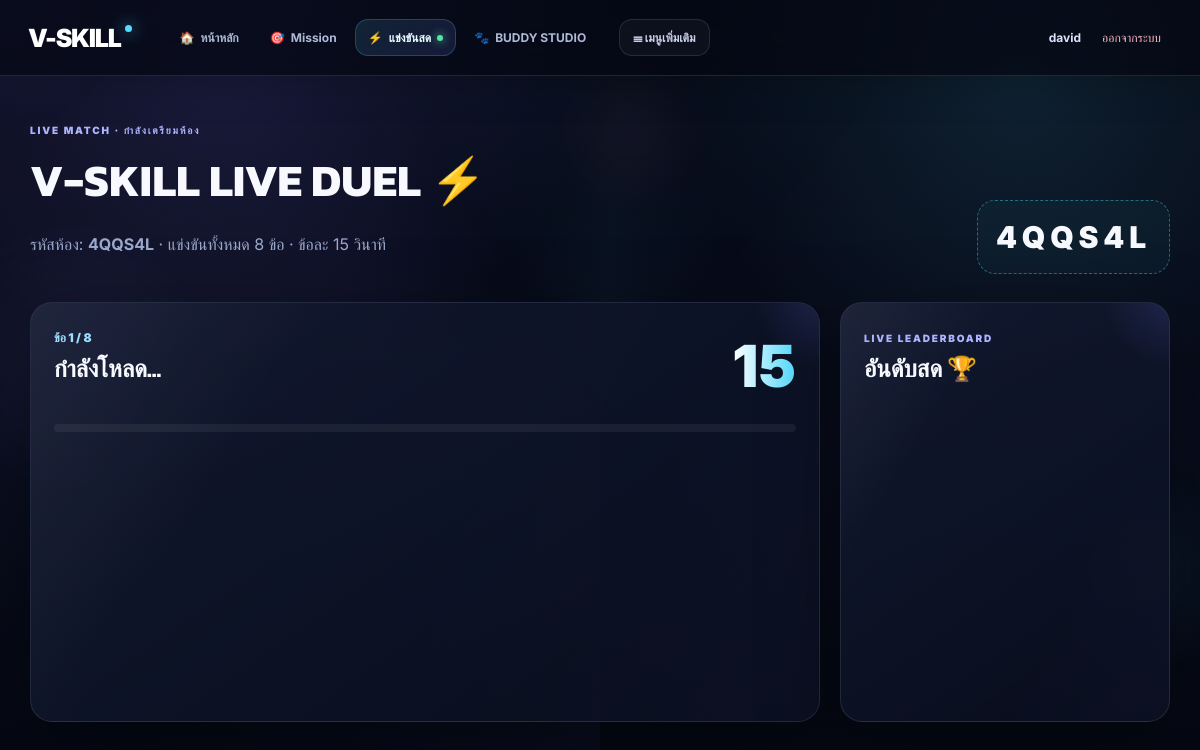
Page /student/competition/4QQS4L (signed in) on the committed database.
### database/models.py (models this page shows, shortened)
class User(UserMixin, db.Model):
    id=db.Column(db.Integer, primary_key=True)
    name=db.Column(db.String(120), nullable=False)
    email=db.Column(db.String(255), unique=True, nullable=False, index=True)
    password_hash=db.Column(db.String(255), nullable=False)
    role=db.Column(db.String(20), nullable=False, default="student")
    created_at=db.Column(db.DateTime, default=datetime.utcnow)
    departments=db.relationship("Department", secondary=user_department, back_populates="users")
    attempts=db.relationship("MissionAttempt", back_populates="user", cascade="all, delete-orphan")
    achievements=db.relationship("UserAchievement", back_populates="user", cascade="all, delete-orphan")

class Competition(db.Model):
    id=db.Column(db.Integer, primary_key=True)
    code=db.Column(db.String(12), unique=True, nullable=False, index=True)
    title=db.Column(db.String(180), nullable=False)
    host_user_id=db.Column(db.Integer, nullable=False)
    status=db.Column(db.String(20), default='waiting')
    question_seconds=db.Column(db.Integer, default=15)
    total_questions=db.Column(db.Integer, default=8)
    started_at=db.Column(db.DateTime)
    finished_at=db.Column(db.DateTime)
    created_at=db.Column(db.DateTime, default=datetime.utcnow)
    questions=db.relationship('CompetitionQuestion', back_populates='competition', cascade='all, delete-orphan', order_by='CompetitionQuestion.order_index')
    participants=db.relationship('CompetitionParticipant', back_populates='competition', cascade='all, delete-orphan')

### routes/student.py (the view)
@student_bp.get('/competition/<code>')
@login_required
def competition_room(code):
    if current_user.role!='student': abort(403)
    comp=_get_competition(code); p=_participant(comp,current_user.id)
    if not p:
        return redirect(url_for('student.competition_home'))
    _sync_comp_status(comp)
    return render_template('student/competition_room.html',competition=comp,participant=p,is_host=(comp.host_user_id==current_user.id))

### routes/student.py (called while the page is built, shortened)
def _get_competition(code):
    return Competition.query.filter_by(code=code.upper()).first_or_404()

def _participant(comp, user_id):
    return CompetitionParticipant.query.filter_by(competition_id=comp.id,user_id=user_id).first()

def _sync_comp_status(comp):
    return comp

### templates/student/competition_room.html (shortened to what this page needs)
{% extends "base.html" %}
{% block content %}
<div class="page-head"><div><span class="eyebrow">LIVE MATCH · <span id="statusText">กำลังเตรียมห้อง</span></span><h1>{{competition.title}} ⚡</h1><p>รหัสห้อง: <strong>{{competition.code}}</strong> · แข่งขันทั้งหมด {{competition.total_questions}} ข้อ · ข้อละ {{competition.question_seconds}} วินาที</p></div><div class="code-box">{{competition.code}}</div></div>
<div id="game" class="live-grid" hidden>
  <section class="card live-question"><div class="quiz-top"><div><span class="live-number" id="qNumber">ข้อ 1 / 8</span><h2 id="questionText">กำลังโหลด...</h2></div><div class="live-clock" id="clock"></div></div><div class="quiz-progress"></div></section>
  <aside class="card"><span class="eyebrow">LIVE LEADERBOARD</span><h2>อันดับสด 🏆</h2><div id="leaderboard"></div></aside>
</div>
{% endblock %}

### templates/base.html (shortened to what this page needs)
<!doctype html>
<html lang="th">
<head>
<link rel="stylesheet" href="/static/css/app.css">
</head>
<body>
<div class="ambient ambient-a"></div><div class="ambient ambient-b"></div><div class="ambient ambient-c"></div>
<div class="cursor-glow"></div>
<nav class="top-nav">
  <div class="nav-left">
    <a class="brand" href="/" aria-label="V-SKILL หน้าหลัก">V-SKILL<span class="brand-dot"></span></a>
    {% if current_user.is_authenticated %}
    <div class="primary-nav" aria-label="เมนูหลัก">
      {% if current_user.role=="student" %}
      <a class="nav-link" href="/student/">🏠 <span>หน้าหลัก</span></a>
      <a class="nav-link" href="/student/discovery">🎯 <span>Mission</span></a>
      <a class="nav-link nav-live" href="/student/competition">⚡ <span>แข่งขันสด</span><i class="live-dot"></i></a>
      <a class="nav-link nav-buddy" href="/student/avatar">🐾 <span>BUDDY STUDIO</span></a>
      {% elif current_user.role=="teacher" %}
      <a class="nav-link" href="/teacher/">🧑‍🏫 <span>Teacher Dashboard</span></a>
      {% elif current_user.role=="admin" %}
      <a class="nav-link" href="/admin/">⚙️ <span>Admin Dashboard</span></a>
      {% endif %}
    </div>
    {% if current_user.role=="student" %}
    <details class="more-menu">
      <summary>☰ <span>เมนูเพิ่มเติม</span></summary>
    </details>
    {% endif %}
    {% endif %}
  </div>
  <div class="nav-account">
    {% if current_user.is_authenticated %}
      <span class="nav-user">{{ current_user.name }}</span>
      <a class="nav-link logout" href="/logout">ออกจากระบบ</a>
    {% else %}
      <a class="nav-link" href="/login">เข้าสู่ระบบ</a><a class="btn nav-cta" href="/register">สมัครสมาชิก</a>
    {% endif %}
  </div>
</nav>
<main>
{% block content %}{% endblock %}
</main>
</body></html>

### rows in the picture
User: name "david"
Competition: title "V-SKILL LIVE DUEL", code "4QQS4L", total_questions "8", question_seconds "15"
